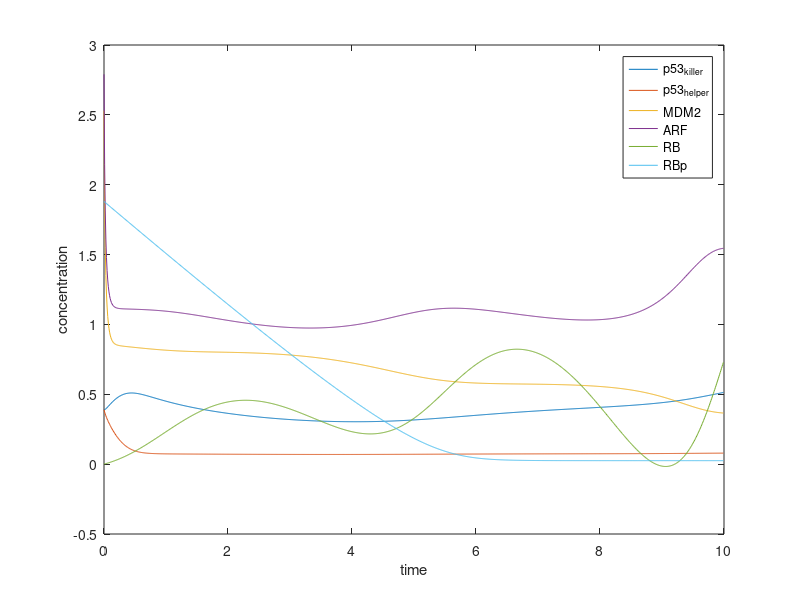

The MATLAB source for this figure:
clc
clear all;

T_end = 10;
delta_t = 0.01;
N = T_end/delta_t;
timeline = 0:delta_t:(T_end - delta_t);
sigma = 0.001

MDM2_initial = 2.53;
ARF_initial = 2.79;
ARF_MDM2_initial = 1.99;
E2F1_initial = 0.9;
RBp_initial = 1.88;
RB_E2F1_initial = 0;
RB_initial = 0;

p53helper_initial = 0.39;
p53killer_initial = 0.39;
DYRK2_initial = 2;

p53helper = zeros(1, N);
p53killer = zeros(1, N);
MDM2 = zeros(1, N);
ARF = zeros(1, N);
ARF_MDM2 = zeros(1, N);
E2F1 = zeros(1, N);
RBp = zeros(1, N);
RB_E2F1 = zeros(1, N);
RB = zeros(1, N);
p53killer(1) = p53killer_initial;
p53helper(1) = p53helper_initial;
MDM2(1) = MDM2_initial;
ARF(1) = ARF_initial;
ARF_MDM2(1) = ARF_initial;
E2F1(1) = E2F1_initial;
RBp(1) = RBp_initial;
RB_E2F1(1) = RB_E2F1_initial;
RB(1) = RB_initial;
DYRK2(1) = DYRK2_initial;

for i = 2 : N        
    DYRK2(i) = DYRK2(i - 1) + delta_t * (-0.0003 * DYRK2(i - 1));
    p53helper(i) = p53helper(i - 1) + delta_t * (-DYRK2(i - 1) * p53helper(i - 1) / (0.1 + p53helper(i - 1)) + 0.5 - (0.1 + MDM2(i - 1)) * p53helper(i - 1) + 0.5 * p53killer(i - 1) / (0.1 + p53killer(i - 1)));
    p53killer(i) = p53killer(i - 1) + delta_t * (DYRK2(i - 1) * p53helper(i - 1) / (0.1 + p53helper(i - 1)) - 0.5 * p53killer(i - 1) / (p53killer(i - 1)) - (0.1 + MDM2(i - 1) * p53killer(i - 1)));
    MDM2(i) = MDM2(i - 1) + delta_t * (0.02 + 0.3 * (p53killer(i - 1) + p53helper(i - 1)) - 0.1 * MDM2(i - 1) - 10 * ARF(i - 1) * MDM2(i - 1) + 2.1 * ARF_MDM2(i - 1));
    ARF(i) = ARF(i - 1) + delta_t * (0.01 + 0.3 * E2F1(i - 1) - 0.1 * ARF(i - 1) - 10 * ARF(i - 1) * MDM2(i - 1) + 2.1 * ARF_MDM2(i - 1));
    ARF_MDM2(i) = ARF_MDM2(i - 1) + delta_t * (10 * ARF(i - 1) * MDM2(i - 1) - 2 * ARF_MDM2(i - 1) - 0.1 * ARF_MDM2(i - 1) - 0.1 * ARF_MDM2(i - 1));
    E2F1(i) = E2F1(i - 1) + delta_t * (-5 * RB(i - 1) * E2F1(i - 1) + RB_E2F1(i - 1));
    RBp(i) = sigma + RBp(i - 1) + delta_t * (-0.5 * RBp(i - 1) / (0.1 + RBp(i - 1)));
    RB_E2F1(i) = RB_E2F1(i - 1) + delta_t * (1 - E2F1(i - 1));
    RB(i) = RB(i - 1) + delta_t * (2 - RBp(i - 1) - RB_E2F1(i - 1));
end


%% Plot
plot(timeline, p53killer, timeline, p53helper, timeline, MDM2, timeline, ARF, timeline, RB, timeline, RBp);
legend('p53_k_i_l_l_e_r','p53_h_e_l_p_e_r','MDM2','ARF', 'RB', 'RBp');
xlabel('time');
ylabel('concentration');
